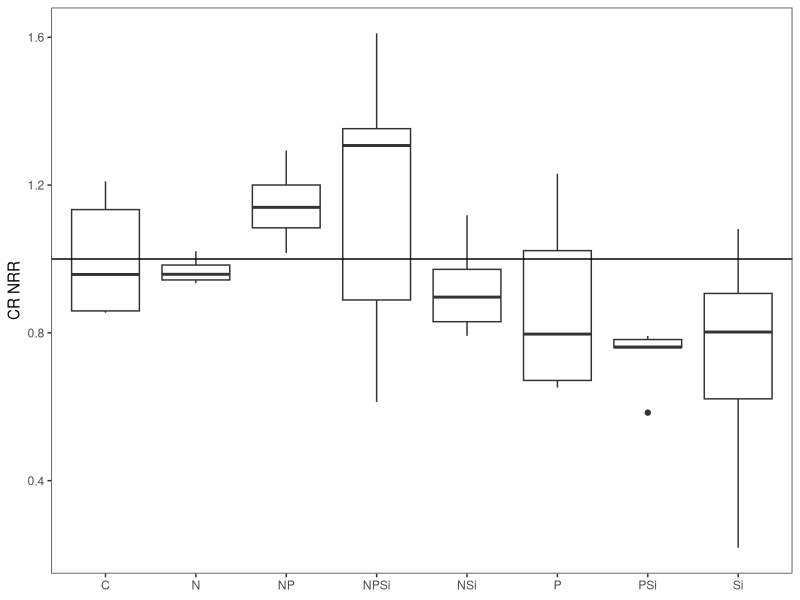
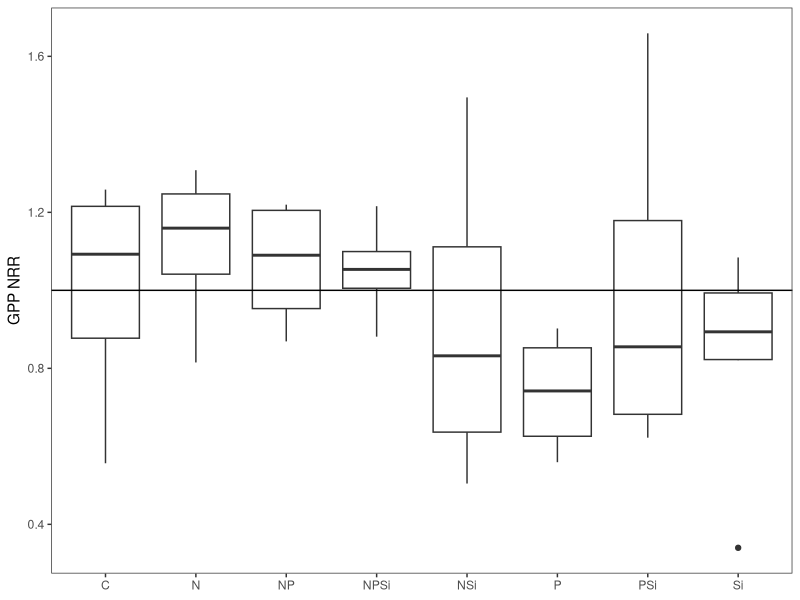
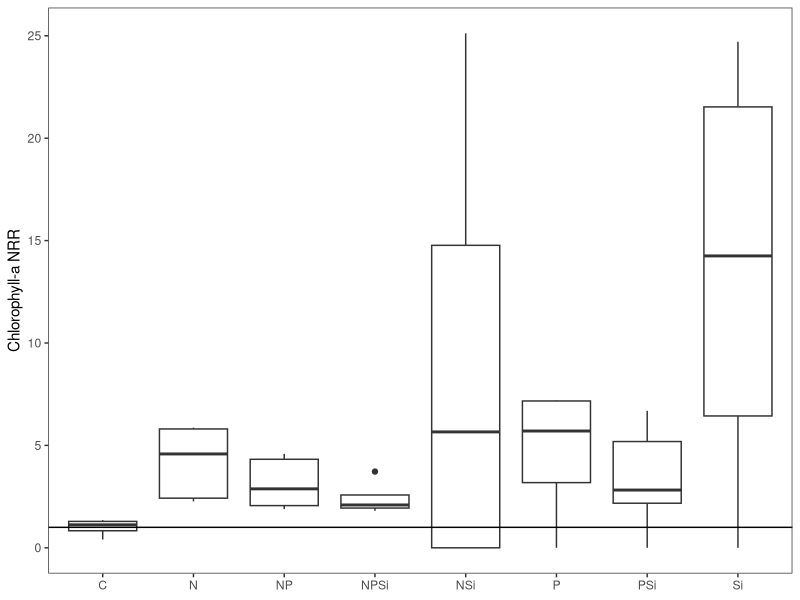
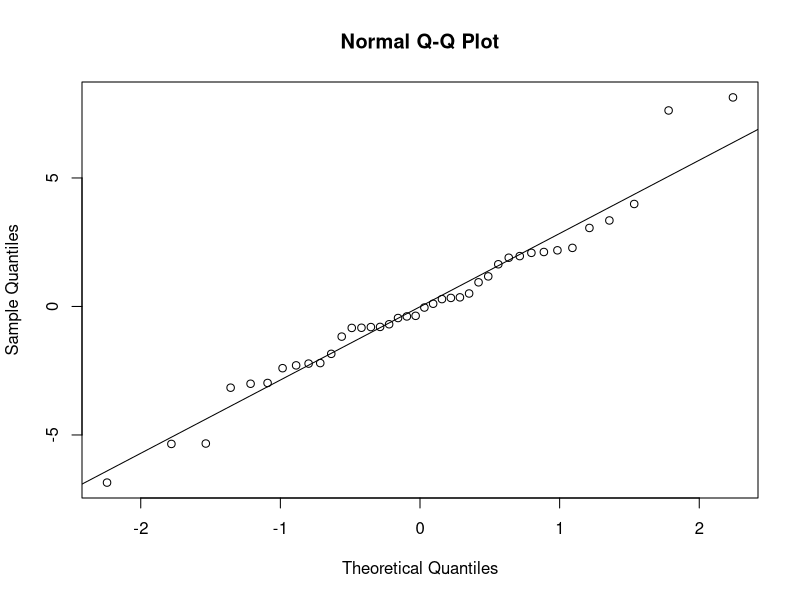
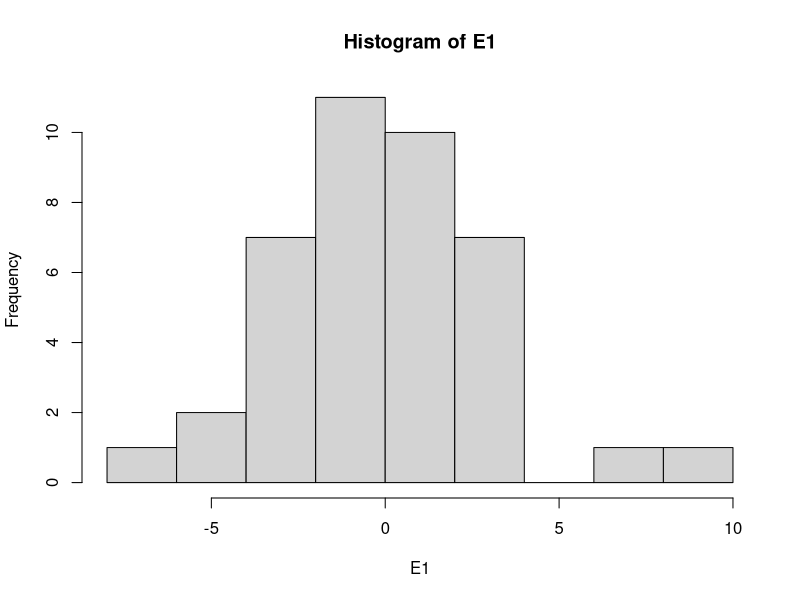
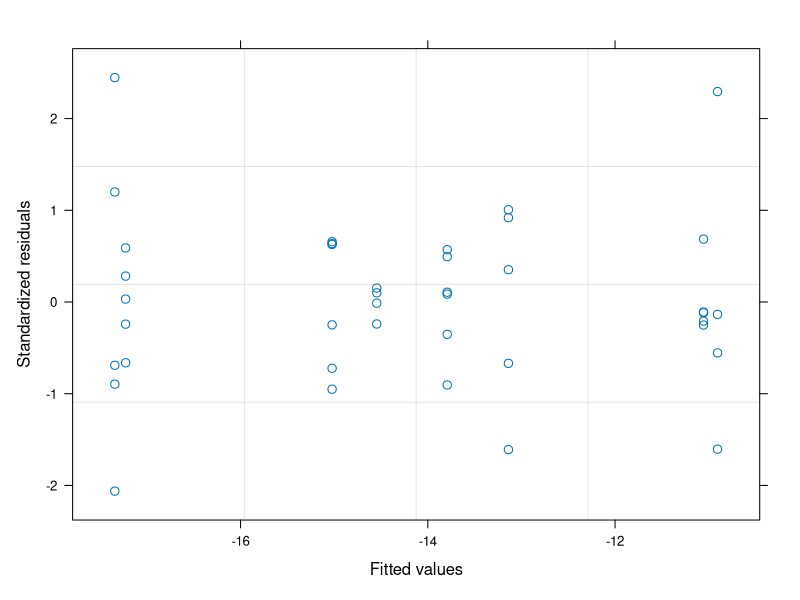

Recreate these plots in R, in order. (Note: this script raises an error after producing the figures.)
#Author:  Clay Arango
#Creation date: 10-Feb-19
#Script to analyze NDS data from Summer 2018 WSB work with S. Roley and A. Alexiades

#packages
library(nlme)
library(nortest)
library(plyr)
library(dplyr)
library(multcomp)
library(MASS)
library(ggplot2)

#Load data
reec_summer <- read.table(file="reec_summer.csv", header=T, sep=",")

#set variable
d = reec_summer

#evaluate data to make sure factors are correct
names(d)
unique(d$nutrient) #control, N, NP, NPSi, NSi, P, PSi, Si
unique(d$N) #should be 0 and 1
unique(d$P) #should be 0 and 1
unique(d$Si) #should be 0 and 1
unique(d$top) #should be "sponge" and "glass"
#if need to change, use recode function below. 
d$top<-recode(d$top, "cellulose" ="sponge")
str(d)

#convert N and P vand Si alues (0 or 1 for absence or presence) to factors
d$N<-as.factor(d$N)
d$P<-as.factor(d$P)
d$Si<-as.factor(d$Si)
str(d)

#subset data into gpp and cr response
d.cr = subset(d, top=="sponge", data=d)
d.gpp = subset(d, top=="glass", data=d)

#calculate nrr for cr
x<-ddply(d.cr, "nutrient", summarise, ave_cr = mean(cr.area, na.rm=T)) #changed to ddply b/c allows
#to specify by column name - I had a csv file with the relevant column in a different position.
x
d.cr$cr.nrr = d.cr$cr.area/-15.02240 #divide by control ave_cr

#calculate nrr for gpp and chla
x<- ddply(d.gpp, "nutrient", summarise, ave_gpp = mean(gpp.area, na.rm=T), ave_chla = mean(chla, na.rm=T)) 
x
d.gpp$gpp.nrr = d.gpp$gpp.area/5.770496 #divide by control ave_gpp
d.gpp$chla.nrr = d.gpp$chla/0.0000525500 #divide by control ave_chla

#combine files and export
d.cr$chla.nrr<-NA
d.nrr<-rbind(d.cr, d.gpp)
d.nrr$site_date<-"reec_summer"
write.table(d.nrr, "reec_summer_nrr.csv", sep=",", quote=F, row.names =F)

###############
#plots of NRR
##############
ggplot(data=subset(d.cr, !(nutrient=="control")), aes(x=nutrient, y=cr.nrr))+geom_boxplot()+theme_bw()+
  ylab("CR NRR")+geom_abline(slope = 0, intercept = 1)+
  theme(axis.title.x=element_blank(), panel.grid.minor=element_blank(), panel.grid.major=element_blank())
#inhibition of most; limitation with NP

ggplot(data=subset(d.gpp, !(nutrient=="control")), aes(x=nutrient, y=gpp.nrr))+geom_boxplot()+theme_bw()+
  ylab("GPP NRR")+geom_abline(slope = 0, intercept = 1)+
  theme(axis.title.x=element_blank(), panel.grid.minor=element_blank(), panel.grid.major=element_blank())
#inhibition or neutral

ggplot(data=subset(d.gpp, !(nutrient=="control")), aes(x=nutrient, y=chla.nrr))+geom_boxplot()+theme_bw()+
  ylab("Chlorophyll-a NRR")+geom_abline(slope = 0, intercept = 1)+
  theme(axis.title.x=element_blank(), panel.grid.minor=element_blank(), panel.grid.major=element_blank())
#limitation for nearly all

##########
#NRR Summary Files
#########

GPP_sum<-ddply(d.gpp, "nutrient", summarise, ave_nrr.gpp=mean(gpp.nrr, na.rm=T), sd_nrr.gpp=sd(gpp.nrr, na.rm=T), 
               se_nrr.gpp =(sd(gpp.nrr)/sqrt(sum(!is.na(gpp.nrr)))), 
               ci95_nrr.gpp = (1.96*(sd(gpp.nrr)/sqrt(sum(!is.na(gpp.nrr))))),
               ave_nrr.chla=mean(chla.nrr, na.rm=T), sd_nrr.chla=sd(chla.nrr, na.rm=T), 
               se_nrr.chla =(sd(chla.nrr)/sqrt(sum(!is.na(chla.nrr)))), 
               ci95_nrr.chla = (1.96*(sd(chla.nrr)/sqrt(sum(!is.na(chla.nrr))))))
CR_sum<-ddply(d.cr, "nutrient", summarise, ave_nrr.cr=mean(cr.nrr, na.rm=T), sd_nrr.cr=sd(cr.nrr, na.rm=T), 
              se_nrr.cr =(sd(cr.nrr)/sqrt(sum(!is.na(cr.nrr)))), 
              ci95_nrr.cr = (1.96*(sd(cr.nrr)/sqrt(sum(!is.na(cr.nrr))))))

#now combine into one and export
d.sum<-merge(GPP_sum, CR_sum, by="nutrient")
d.sum$site_date<-"reec_summer"
write.table(d.sum, "reec_summer_summ.csv",  sep=",", quote=F, row.names =F)

############################################################
#analyze RESPIRATION data
############################################################

M1<-gls(cr.area~N*P*Si, data=d.cr, na.action=na.omit)
E1<-residuals(M1)
qqnorm(E1)
qqline(E1)
ad.test(E1)
   #residuals are normally distributed, p=0.20289
hist(E1)  
plot(M1)
   
plot(filter(d.cr, !is.na(cr.area)) %>% dplyr::select(nutrient), 
     E1, xlab="nutrient", ylab="Residuals")
bartlett.test(cr.area~nutrient, data=d.cr)
   #variance test not OK, we'll probably need to mess with this one

anova(M1)
  
x <- group_by(d.cr, nutrient) %>%  # Grouping function causes subsequent functions to aggregate by season and reach
  summarize(cr.mean = abs(mean(cr.area, na.rm = TRUE)), # na.rm = TRUE to remove missing values
            cr.sd=abs(sd(cr.area, na.rm = TRUE)),  # na.rm = TRUE to remove missing values
            n = sum(!is.na(cr.area)), # of observations, excluding NAs. 
            cr.se=cr.sd/sqrt(n))

ggplot(data=x, aes(x=nutrient, y=cr.mean)) + 
  geom_bar(stat="identity", position=position_dodge(), color = "black") + 
  geom_errorbar(aes(ymin=cr.mean, ymax=cr.mean+cr.se), width=0.2, 
                position=position_dodge(0.9)) + 
  xlab("Nutrient") +
  ylab(expression(Respiration~(ug~O[2]~m^{-2}~h^{-1}))) +
  ylim(0,20) +
  labs(fill="Light") +
  theme_bw() +
  theme(panel.grid.major=element_blank(),
        panel.grid.minor=element_blank(),
        legend.title=element_text(size=6),
        legend.key=element_blank(), 
        legend.position=c(0.5,0.95), 
        legend.text=element_text(size=8), 
        legend.background=element_blank(), 
        legend.direction="horizontal", 
        legend.key.size=unit(0.3, "cm"), 
        axis.title.y=element_text(size=8), 
        axis.title.x=element_text(size=8), 
        axis.text.x=element_text(size=8))

#ggsave('output/figures/Ring_summer.tiff',
#       units="in",
#       width=3.25,
#       height=3.25,
#       dpi=1200,
#       compression="lzw")

############################################################
#analyze the PRODUCTION data
############################################################

M1<-gls(gpp.area~N*P*Si, data=d.gpp, na.action=na.omit) 
E1<-residuals(M1)
qqnorm(E1)
qqline(E1)
ad.test(E1)
   #residuals are OK

hist(E1, xlab="residuals", main="")
plot(M1)

plot(filter(d.gpp, !is.na(gpp.area)) %>% dplyr::select(nutrient), 
     E1, xlab="nutrient", ylab="Residuals")
bartlett.test(gpp.area~nutrient, data=d.gpp)
   #ok

anova(M1)
  
x <- group_by(d.gpp, nutrient) %>%  # Grouping function causes subsequent functions to aggregate by season and reach
  summarize(gpp.mean = abs(mean(gpp.area, na.rm = TRUE)), # na.rm = TRUE to remove missing values
            gpp.sd=abs(sd(gpp.area, na.rm = TRUE)),  # na.rm = TRUE to remove missing values
            n = sum(!is.na(gpp.area)), # of observations, excluding NAs. 
            gpp.se=gpp.sd/sqrt(n))

ggplot(data=x, aes(x=nutrient, y=gpp.mean)) + 
  geom_bar(stat="identity", position=position_dodge(), color = "black") + 
  geom_errorbar(aes(ymin=gpp.mean, ymax=gpp.mean+gpp.se), width=0.2, 
                position=position_dodge(0.9)) + 
  xlab("Nutrient") +
  ylab(expression(Production~(ug~O[2]~m^{-2}~h^{-1}))) +
  labs(fill="Light") +
  theme_bw() +
  theme(panel.grid.major=element_blank(),
        panel.grid.minor=element_blank(), 
        legend.title=element_text(size=6), 
        legend.key=element_blank(),  
        legend.position=c(0.5,0.95),  
        legend.text=element_text(size=8),  
        legend.background=element_blank(),  
        legend.direction="horizontal",  
        legend.key.size=unit(0.3, "cm"),  
        axis.title.y=element_text(size=8),  
        axis.title.x=element_text(size=8),  
        axis.text.x=element_text(size=8))

#ggsave('output/figures/gppByNutrient.tiff',
#       units="in",
#       width=3.25,
#       height=3.25,
#       dpi=1200,
#       compression="lzw")


#BELOW HERE IS NOT EDITED





############################################################
#analyze the CHL-A biomass on disks

M1<-gls(chla~N*P*light, data=roza_sum.chla, na.action=na.omit)
E1<-residuals(M1)
qqnorm(E1)
qqline(E1)
ad.test(E1)
  #residuals look bad (p=0.001)
hist(E1)
plot(M1)

vf1 = varIdent(form = ~ 1|N*P)
vf2 = varIdent(form = ~ 1|light)
vf3 = varIdent(form = ~ 1|N*P*light)
vf4 = varPower(form = ~ fitted(.)) 
vf5 = varExp(form = ~ fitted(.))
vf6 = varConstPower(form = ~ fitted(.))
vf7 = varExp(form = ~ fitted(.)|nutrient)

M2<-gls(chla~N*P*light, data=roza_sum.chla, na.action=na.omit, weights=vf1)
M3<-gls(chla~N*P*light, data=roza_sum.chla, na.action=na.omit, weights=vf2)
M4<-gls(chla~N*P*light, data=roza_sum.chla, na.action=na.omit, weights=vf3)
M5<-gls(chla~N*P*light, data=roza_sum.chla, na.action=na.omit, weights=vf4)
M6<-gls(chla~N*P*light, data=roza_sum.chla, na.action=na.omit, weights=vf5)
M7<-gls(chla~N*P*light, data=roza_sum.chla, na.action=na.omit, weights=vf6)
M8<-gls(chla~N*P*light, data=roza_sum.chla, na.action=na.omit, weights=vf7)

anova(M1,M2,M3,M4,M5,M6,M7,M8)

#M3 is best on AIC

E3<-residuals(M3)
qqnorm(E3)
qqline(E3)
ad.test(E3)
#residuals are not normal (p=0.001)
hist(E3, xlab="residuals", main="")
plot(M3)
  #hist and plot look good

plot(filter(roza_sum.chla, !is.na(chla)) %>% dplyr::select(light), 
     E3, xlab="light", ylab="Residuals")
bartlett.test(chla~light, data=roza_sum.chla)

plot(filter(roza_sum.chla, !is.na(chla)) %>% dplyr::select(nutrient), 
     E3, xlab="nutrient", ylab="Residuals")
bartlett.test(chla~nutrient, data=roza_sum.chla)

anova(M3)

#light is significant and N and P separately interact with light

x<-roza_sum.chla[complete.cases(roza_sum.chla$chla),]

with(x, 
     interaction.plot(nutrient,light,chla, 
                      ylim=c(0,1.5),lty=c(1,12),lwd=2,ylab="Chlorophyll a", 
                      xlab="Nutrient", trace.label="Light"))

x <- group_by(roza_sum.chla, nutrient, light) %>%  # Grouping function causes subsequent functions to aggregate by season and reach
  summarize(chla.mean = mean(chla, na.rm = TRUE), # na.rm = TRUE to remove missing values
            chla.sd=sd(chla, na.rm = TRUE),  # na.rm = TRUE to remove missing values
            n = sum(!is.na(chla)), # of observations, excluding NAs. 
            chla.se=chla.sd/sqrt(n))

ggplot(data=x, 
       aes(x=nutrient, y=chla.mean, fill=light)) + 
  geom_bar(stat="identity", position=position_dodge(), color = "black") + 
  geom_errorbar(aes(ymin=chla.mean, ymax=chla.mean+chla.se), width=0.2, 
                position=position_dodge(0.9)) + 
  scale_fill_manual(values=c("white","black")) +
  xlab("Nutrient") +
  ylab(expression(Chlorophyll~a~(ug~cm^{-2}))) +
  ylim(0,1.7) +
  labs(fill="Light") +
  theme_bw() +
  theme(panel.grid.major=element_blank(), 
        panel.grid.minor=element_blank(), 
        legend.title=element_text(size=6), 
        legend.key=element_blank(), 
        legend.position=c(0.5,0.95), 
        legend.text=element_text(size=8), 
        legend.background=element_blank(), 
        legend.direction="horizontal", 
        legend.key.size=unit(0.3, "cm"), 
        axis.title.y=element_text(size=8), 
        axis.title.x=element_text(size=8), 
        axis.text.x=element_text(size=8))

ggsave('output/figures/chlaByNutrientLight.tiff',
       units="in",
       width=3.25,
       height=3.25,
       dpi=1200,
       compression="lzw")



############################################################
############################################################
#calculate nrr mean and standard error
x1 <- group_by(roza_sum, nutrient, light) %>%  # Grouping function causes subsequent functions to aggregate by season and reach
  summarize(chla.nrr.mean = mean(chla.nrr, na.rm = TRUE), # na.rm = TRUE to remove missing values
            chla.nrr.sd=sd(chla.nrr, na.rm = TRUE),  # na.rm = TRUE to remove missing values
            chla.n = sum(!is.na(chla.nrr)), # of observations, excluding NAs. 
            chla.nrr.se=chla.nrr.sd/sqrt(chla.n))


x2 <- group_by(roza_sum, nutrient, light) %>%  # Grouping function causes subsequent functions to aggregate by season and reach
  summarize(gpp.nrr.mean = mean(gpp.nrr, na.rm = TRUE), # na.rm = TRUE to remove missing values
            gpp.nrr.sd=sd(gpp.nrr, na.rm = TRUE),  # na.rm = TRUE to remove missing values
            gpp.n = sum(!is.na(gpp.nrr)), # of observations, excluding NAs. 
            gpp.nrr.se=gpp.nrr.sd/sqrt(gpp.n))

x3 <- group_by(roza_sum, nutrient, light) %>%  # Grouping function causes subsequent functions to aggregate by season and reach
  summarize(cr.nrr.mean = mean(cr.nrr, na.rm = TRUE), # na.rm = TRUE to remove missing values
            cr.nrr.sd=sd(cr.nrr, na.rm = TRUE),  # na.rm = TRUE to remove missing values
            cr.n = sum(!is.na(cr.nrr)), # of observations, excluding NAs. 
            cr.nrr.se=cr.nrr.sd/sqrt(cr.n))

roza_sum.nrr<-cbind(x1,x2,x3)
roza_sum.nrr <- roza_sum.nrr[, !duplicated(colnames(roza_sum.nrr))]
write.csv(roza_sum.nrr, "roza_sum.nrr.csv")
